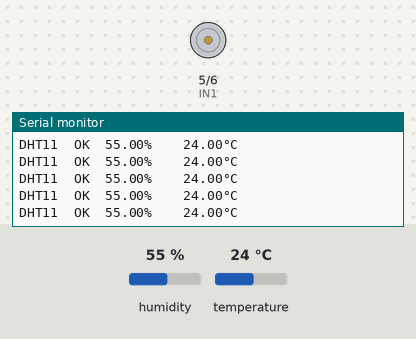
The sketch below on a simulated Arduino Uno, built with avr-gcc and run on an emulated ATmega328P. Shown: motor-driver pin pairs drawn as motors (green arrow = first pin HIGH = forward, orange = second pin HIGH = backward, longer = more drive, scaled by the enable pin), the last lines printed to the serial monitor. The test bench sets the inputs (shaded band); at power-on: humidity 55 %, temperature 24 °C.

Above: at 2.8 s.
2.9 s: humidity set to 73 %
At 4.22 s:
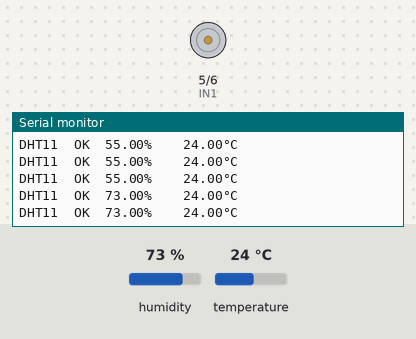
5.6 s: humidity set to 76 %
At 6.26 s:
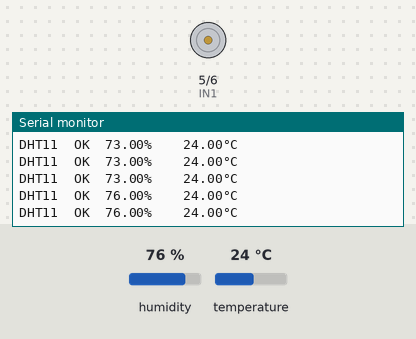
8.3 s: humidity set to 22 %
At 8.3 s:
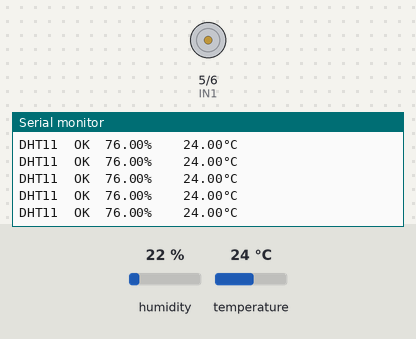
11.7 s: humidity set to 88 %
At 11.76 s:
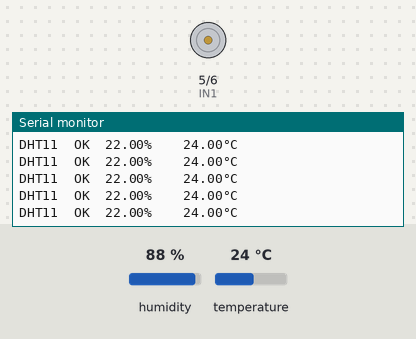
Timing chart, 0 to 14.7 s (numbered marks = the images above; inputs shaded):
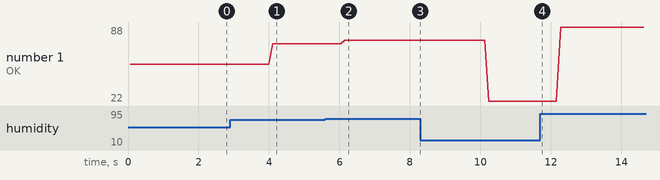

Measured:
- after the input at 2.9 s, the serial monitor: prints a new line after 1.2 s (image 1)
- after the input at 5.6 s, the serial monitor: prints a new line after 0.56 s (image 2)
- plotted number 1: 55 → 73 after the input at 2.9 s, 73 → 76 after the input at 5.6 s, 76 → 22 after the input at 8.3 s, 22 → 88 after the input at 11.7 s

The sketch:

DC_cb_nhietdo_doam.ino
```cpp
#include <DHT.h>


#define IN1 5
#define IN2 6
#define ENA 9  // Chân PWM điều chỉnh tốc độ (nếu cần)
#define DHT11_PIN 4
#define DHTTYPE DHT11

DHT dht11(DHT11_PIN, DHTTYPE);

void setup() {
    pinMode(IN1, OUTPUT);
    pinMode(IN2, OUTPUT);
    pinMode(ENA, OUTPUT);
    digitalWrite(IN1, LOW);
    digitalWrite(IN2, HIGH);
    Serial.begin(9600);
    dht11.begin();
    Serial.println("DHT11 TEST PROGRAM");
    Serial.println();
    Serial.println("Type\tStatus\tHumidity (%)\tTemperature (\"C\")");
}

void loop() {
  float h = dht11.readHumidity();
  float t = dht11.readTemperature();

  if (isnan(h) || isnan(t)) {
    Serial.println("Failed to read from DHT sensor!");
    return;
  }

  Serial.print("DHT11\tOK\t");
  Serial.print(h);
  Serial.print("%\t\t");
  Serial.print(t);
  Serial.println("°C");

  if(h>=75){
    digitalWrite(IN1, LOW);
    digitalWrite(IN2, HIGH);
    delay(100);
  } else {
    digitalWrite(IN1, HIGH);
    digitalWrite(IN2, LOW);
    delay(100);
  }
}
```
